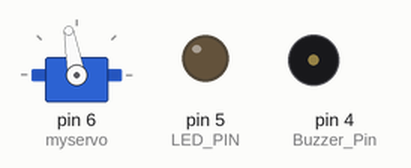
This sketch was run on a simulated Arduino Uno, built with avr-gcc and run on an emulated ATmega328P. On the bench: servo, output pins drawn as LEDs (lit = HIGH), buzzer (waves = sounding).

Above: at 0.1 s.
At 20.65 s:
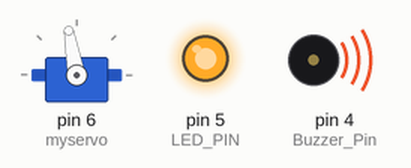
At 33.1 s:
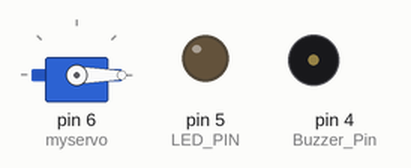
Timing chart, 0 to 34.6 s (numbered marks = the images above):
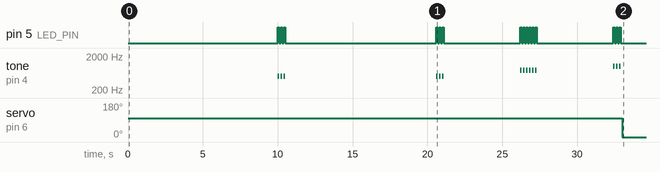

The sketch:

open_servo.ino
```cpp
/****************************************************
This is a script to "open" the servo connected to
digital pin for 30 seconds. In the overall project,
this is run for 35 seconds, so the 30 second limit
will be enforced.

Author: Trenton Foster
 ****************************************************/
#include <Servo.h>

#define Buzzer_Pin 4
#define LED_PIN 5

Servo myservo;

void notify(int freq){
  for(int i=0;i<3;i++){
  digitalWrite(LED_PIN, HIGH);
  tone(Buzzer_Pin,freq);
  delay(100);
  digitalWrite(LED_PIN, LOW);
  noTone(Buzzer_Pin);
  delay(100);
  }

}

void setup() {
  Serial.begin(9600);
  myservo.attach(6);
  myservo.write(0);
  pinMode(Buzzer_Pin, OUTPUT);
  pinMode(LED_PIN,OUTPUT);
}

void loop() {
  myservo.write(100);
  delay(10 * 1000);
  notify(500);
  delay(10 * 1000);
  notify(500);
  delay(5 * 1000);
  notify(750);
  notify(750);
  delay(5 * 1000);
  notify(1000);
  myservo.write(0);
  delay(30 * 1000);


}
```

Measured:
- by itself, pin 5 (LED_PIN): LOW → HIGH at 10.0 s, → LOW 0.10 s later, → HIGH 0.10 s later, → LOW 0.10 s later, … (30 changes in this stretch)
- by itself, servo on pin 6 (myservo): 100° → 0° at 33.0 s
- by itself, tone on pin 4 (Buzzer_Pin): plays 500 Hz for 0.10 s, 500 Hz for 0.10 s, 500 Hz for 0.10 s, 500 Hz for 0.10 s, 500 Hz for 0.10 s, 500 Hz for 0.10 s … (15 notes in this stretch)
